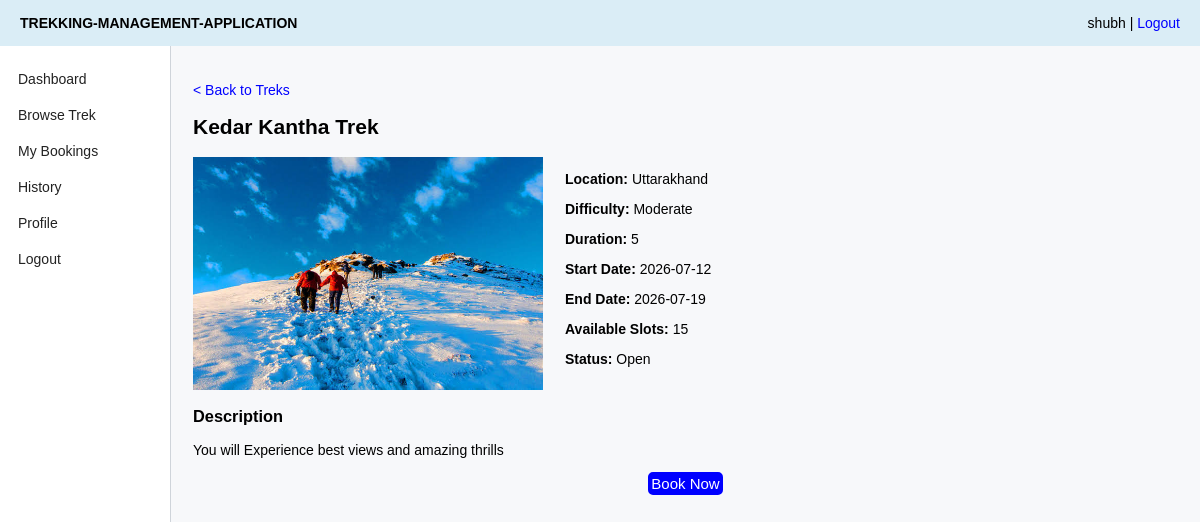
Page /trek/2 (signed in) on the committed database.
### application/models.py (models this page shows)
class Trek(db.Model):
    __tablename__ = "treks"
    id = db.Column(db.Integer, primary_key = True)
    name = db.Column(db.String(100), nullable = False)
    location = db.Column(db.String(100), nullable = False)
    difficulty = db.Column(db.String(50), nullable = False)
    duration = db.Column(db.Integer, nullable = False)
    available_slots = db.Column(db.Integer, nullable = False)
    assigned_staff_id = db.Column(db.Integer, db.ForeignKey("users.id"))
    status = db.Column(db.String(30), default="open")
    start_date = db.Column(db.String(20))
    end_date = db.Column(db.String(20))
    description = db.Column(db.Text)
    image = db.Column(db.String(200))
    bookings = db.relationship('Booking', backref = 'Trek', lazy = True)

### application/controllers.py (the view)
@app.route("/trek/<int:trek_id>")
def trek_detail(trek_id):
    if session.get("role") != "user":
        return redirect("/login")
    trek=Trek.query.get_or_404(trek_id)
    return render_template("trek_detail.html", trek=trek)

### templates/trek_detail.html
{% extends "base.html" %}
{% block content %}
<p><a href="{{ url_for('user_dashboard') }}">&lt; Back to Treks</a></p>
<h2>{{ trek.name }}</h2>
<div style="display: flex; gap: 22px; align-items: flex-start;">
    {% if trek.image %}
    <img src="{{ url_for('static', filename='images/' + trek.image) }}"
         width="350">
    {% else %}
        <div class="placeholder">No Image</div>
    {% endif %}
     <div>
        <p><b>Location: </b>{{ trek.location }}</p>
        <p><b>Difficulty: </b>{{ trek.difficulty }}</p>
        <p><b>Duration: </b>{{ trek.duration }}</p>
        <p><b>Start Date:</b> {{ trek.start_date }}</p>
        <p><b>End Date:</b> {{ trek.end_date }}</p>
        <p><b>Available Slots:</b> {{ trek.available_slots }}</p>
        <p><b>Status:</b> {{ trek.status }}</p>
     </div>
</div>
<h3>Description</h3>
<p>{{ trek.description }}</p>
{% if trek.status == 'Open' %}
<p style="text-align:center;"><a class="btn" href="{{ url_for('book_trek', trek_id=trek.id) }}">Book Now</a></p>
{% else %}
<p>This trek is not open for booking.</p>
{% endif %}
{% endblock %}

### static/style.css (style rules this page uses)
a { color: blue; text-decoration:solid; }
button, .btn { display:inline-block; border: solid blue; background: blue; color: white; border-radius: 5px; cursor: pointer; font-size: 15px; }
body { font-family: Arial, sans-serif; background: #f7f8fa; margin: 0; font-size: 14px; }

### rows in the picture
Trek: name "Kedar Kantha Trek", image (picture), location "Uttarakhand", difficulty "Moderate", duration "5", start_date "2026-07-12", end_date "2026-07-19", available_slots "15", status "Open", description "You will Experience best views and amazing thrills"

### other values in the picture
{{ session.get('name') }} "shubh"
